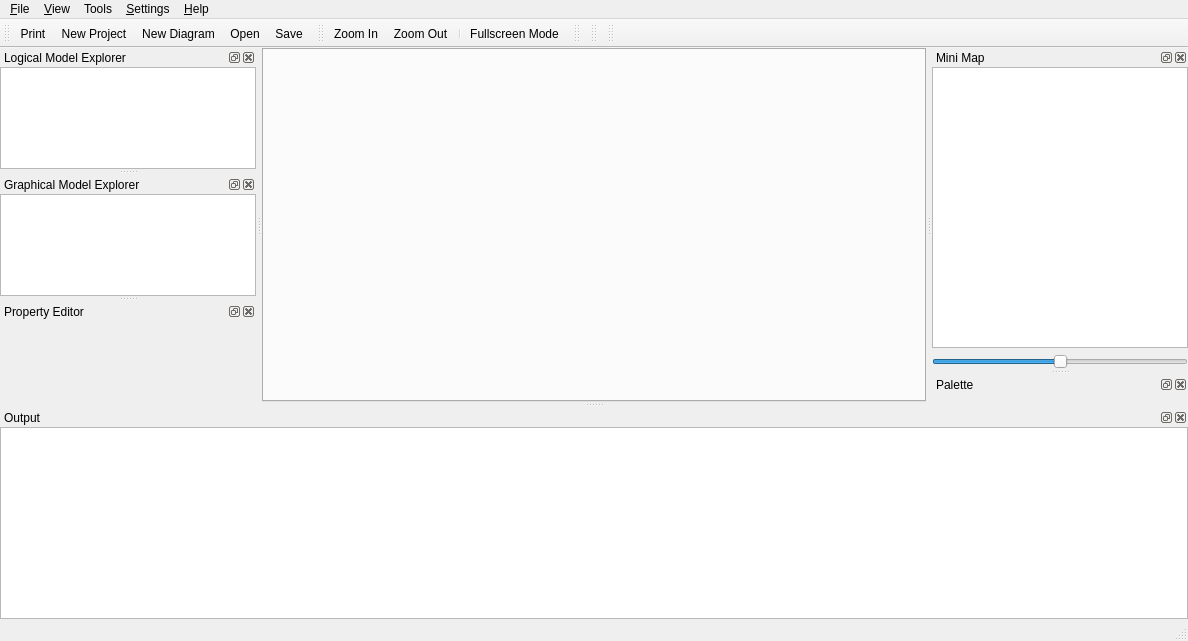
<?xml version="1.0" encoding="UTF-8"?>
<ui version="4.0">
 <class>MainWindowUi</class>
 <widget class="QMainWindow" name="MainWindowUi">
  <property name="geometry">
   <rect>
    <x>0</x>
    <y>0</y>
    <width>1188</width>
    <height>641</height>
   </rect>
  </property>
  <property name="windowTitle">
   <string>QReal</string>
  </property>
  <property name="windowIcon">
   <iconset resource="../qrgui.qrc">
    <normaloff>:/icons/qreal.png</normaloff>:/icons/qreal.png</iconset>
  </property>
  <widget class="QWidget" name="centralwidget">
   <layout class="QGridLayout">
    <property name="margin">
     <number>0</number>
    </property>
    <property name="spacing">
     <number>0</number>
    </property>
    <item row="0" column="0">
     <widget class="QTabWidget" name="tabs"/>
    </item>
   </layout>
  </widget>
  <widget class="QMenuBar" name="menubar">
   <property name="geometry">
    <rect>
     <x>0</x>
     <y>0</y>
     <width>1188</width>
     <height>20</height>
    </rect>
   </property>
   <widget class="QMenu" name="menu_File">
    <property name="title">
     <string>&amp;File</string>
    </property>
    <addaction name="actionOpen"/>
    <addaction name="actionSave"/>
    <addaction name="actionSave_as"/>
    <addaction name="actionImport"/>
    <addaction name="actionSave_diagram_as_a_picture"/>
    <addaction name="actionCloseProject"/>
    <addaction name="separator"/>
    <addaction name="actionQuit"/>
   </widget>
   <widget class="QMenu" name="menu_View">
    <property name="title">
     <string>&amp;View</string>
    </property>
    <addaction name="actionZoom_In"/>
    <addaction name="actionZoom_Out"/>
    <addaction name="separator"/>
    <addaction name="actionShowSplash"/>
   </widget>
   <widget class="QMenu" name="menuHelp">
    <property name="title">
     <string>&amp;Help</string>
    </property>
    <addaction name="actionHelp"/>
    <addaction name="separator"/>
    <addaction name="actionAbout"/>
    <addaction name="actionAboutQt"/>
   </widget>
   <widget class="QMenu" name="menuSettings">
    <property name="title">
     <string>&amp;Settings</string>
    </property>
    <addaction name="actionPreferences"/>
    <addaction name="actionShow_grid"/>
    <addaction name="actionShow_alignment"/>
    <addaction name="actionSwitch_on_grid"/>
    <addaction name="actionSwitch_on_alignment"/>
   </widget>
   <widget class="QMenu" name="menuTools">
    <property name="title">
     <string>Tools</string>
    </property>
   </widget>
   <addaction name="menu_File"/>
   <addaction name="menu_View"/>
   <addaction name="menuTools"/>
   <addaction name="menuSettings"/>
   <addaction name="menuHelp"/>
  </widget>
  <widget class="QStatusBar" name="statusbar"/>
  <widget class="QToolBar" name="fileToolbar">
   <property name="windowTitle">
    <string>File Toolbar</string>
   </property>
   <property name="orientation">
    <enum>Qt::Horizontal</enum>
   </property>
   <attribute name="toolBarArea">
    <enum>TopToolBarArea</enum>
   </attribute>
   <attribute name="toolBarBreak">
    <bool>false</bool>
   </attribute>
   <addaction name="actionPrint"/>
   <addaction name="actionNewProject"/>
   <addaction name="actionNew_Diagram"/>
   <addaction name="actionOpen"/>
   <addaction name="actionSave"/>
  </widget>
  <widget class="QDockWidget" name="minimapDock">
   <property name="windowTitle">
    <string>Mini Map</string>
   </property>
   <attribute name="dockWidgetArea">
    <number>2</number>
   </attribute>
   <widget class="QWidget" name="minimapDockWidgetContents">
    <layout class="QVBoxLayout">
     <property name="spacing">
      <number>6</number>
     </property>
     <property name="margin">
      <number>0</number>
     </property>
     <item>
      <widget class="QGraphicsView" name="minimapView">
       <property name="dragMode">
        <enum>QGraphicsView::ScrollHandDrag</enum>
       </property>
      </widget>
     </item>
     <item>
      <widget class="QSlider" name="minimapZoomSlider">
       <property name="maximum">
        <number>50</number>
       </property>
       <property name="value">
        <number>25</number>
       </property>
       <property name="orientation">
        <enum>Qt::Horizontal</enum>
       </property>
      </widget>
     </item>
    </layout>
   </widget>
  </widget>
  <widget class="QDockWidget" name="paletteDock">
   <property name="windowTitle">
    <string>Palette</string>
   </property>
   <attribute name="dockWidgetArea">
    <number>2</number>
   </attribute>
   <widget class="QWidget" name="paletteDockWidgetContents">
    <layout class="QHBoxLayout">
     <property name="spacing">
      <number>6</number>
     </property>
     <property name="margin">
      <number>0</number>
     </property>
     <item>
      <widget class="qReal::gui::PaletteTree" name="paletteTree"/>
     </item>
    </layout>
   </widget>
  </widget>
  <widget class="QToolBar" name="viewToolbar">
   <property name="windowTitle">
    <string>View Toolbar</string>
   </property>
   <attribute name="toolBarArea">
    <enum>TopToolBarArea</enum>
   </attribute>
   <attribute name="toolBarBreak">
    <bool>false</bool>
   </attribute>
   <addaction name="actionZoom_In"/>
   <addaction name="actionZoom_Out"/>
   <addaction name="separator"/>
   <addaction name="actionFullscreen"/>
  </widget>
  <widget class="QDockWidget" name="logicalModelDock">
   <property name="features">
    <set>QDockWidget::AllDockWidgetFeatures</set>
   </property>
   <property name="windowTitle">
    <string>Logical Model Explorer</string>
   </property>
   <attribute name="dockWidgetArea">
    <number>1</number>
   </attribute>
   <widget class="QWidget" name="logicalModelDockWidgetContents">
    <layout class="QVBoxLayout" name="verticalLayout">
     <item>
      <widget class="QTreeView" name="logicalModelExplorer">
       <property name="contextMenuPolicy">
        <enum>Qt::ActionsContextMenu</enum>
       </property>
       <property name="acceptDrops">
        <bool>true</bool>
       </property>
       <property name="dragEnabled">
        <bool>false</bool>
       </property>
       <property name="dragDropOverwriteMode">
        <bool>false</bool>
       </property>
       <property name="dragDropMode">
        <enum>QAbstractItemView::DragDrop</enum>
       </property>
       <property name="defaultDropAction">
        <enum>Qt::IgnoreAction</enum>
       </property>
      </widget>
     </item>
    </layout>
   </widget>
  </widget>
  <widget class="QToolBar" name="parsersToolbar">
   <property name="windowTitle">
    <string>toolBar</string>
   </property>
   <attribute name="toolBarArea">
    <enum>TopToolBarArea</enum>
   </attribute>
   <attribute name="toolBarBreak">
    <bool>false</bool>
   </attribute>
  </widget>
  <widget class="QDockWidget" name="errorDock">
   <property name="sizePolicy">
    <sizepolicy hsizetype="Preferred" vsizetype="MinimumExpanding">
     <horstretch>0</horstretch>
     <verstretch>0</verstretch>
    </sizepolicy>
   </property>
   <property name="minimumSize">
    <size>
     <width>102</width>
     <height>127</height>
    </size>
   </property>
   <property name="maximumSize">
    <size>
     <width>524287</width>
     <height>524287</height>
    </size>
   </property>
   <property name="acceptDrops">
    <bool>false</bool>
   </property>
   <property name="autoFillBackground">
    <bool>false</bool>
   </property>
   <property name="windowTitle">
    <string>Output</string>
   </property>
   <attribute name="dockWidgetArea">
    <number>8</number>
   </attribute>
   <widget class="QWidget" name="errorDockWidgetContents">
    <layout class="QHBoxLayout" name="horizontalLayout_2">
     <item>
      <widget class="ErrorListWidget" name="errorListWidget"/>
     </item>
    </layout>
   </widget>
  </widget>
  <widget class="QDockWidget" name="graphicalModelDock">
   <property name="windowTitle">
    <string>Graphical Model Explorer</string>
   </property>
   <attribute name="dockWidgetArea">
    <number>1</number>
   </attribute>
   <widget class="QWidget" name="graphicalModelDockWidgetContents">
    <layout class="QHBoxLayout" name="horizontalLayout">
     <item>
      <widget class="QTreeView" name="graphicalModelExplorer">
       <property name="contextMenuPolicy">
        <enum>Qt::ActionsContextMenu</enum>
       </property>
       <property name="acceptDrops">
        <bool>true</bool>
       </property>
      </widget>
     </item>
    </layout>
   </widget>
  </widget>
  <widget class="QDockWidget" name="propertyDock">
   <property name="sizePolicy">
    <sizepolicy hsizetype="Preferred" vsizetype="Preferred">
     <horstretch>0</horstretch>
     <verstretch>0</verstretch>
    </sizepolicy>
   </property>
   <property name="minimumSize">
    <size>
     <width>80</width>
     <height>100</height>
    </size>
   </property>
   <property name="windowTitle">
    <string>Property Editor</string>
   </property>
   <attribute name="dockWidgetArea">
    <number>1</number>
   </attribute>
   <widget class="QWidget" name="propertyEditorDockWidgetContents">
    <layout class="QVBoxLayout">
     <property name="spacing">
      <number>6</number>
     </property>
     <property name="margin">
      <number>0</number>
     </property>
     <item>
      <widget class="PropertyEditorView" name="propertyEditor" native="true">
       <property name="sizePolicy">
        <sizepolicy hsizetype="Expanding" vsizetype="Expanding">
         <horstretch>0</horstretch>
         <verstretch>0</verstretch>
        </sizepolicy>
       </property>
      </widget>
     </item>
    </layout>
   </widget>
  </widget>
  <widget class="QToolBar" name="interpreterToolbar">
   <property name="windowTitle">
    <string>Interpreter Toolbar</string>
   </property>
   <attribute name="toolBarArea">
    <enum>TopToolBarArea</enum>
   </attribute>
   <attribute name="toolBarBreak">
    <bool>false</bool>
   </attribute>
  </widget>
  <widget class="QToolBar" name="generatorsToolbar">
   <property name="windowTitle">
    <string>toolBar</string>
   </property>
   <attribute name="toolBarArea">
    <enum>TopToolBarArea</enum>
   </attribute>
   <attribute name="toolBarBreak">
    <bool>false</bool>
   </attribute>
  </widget>
  <action name="actionQuit">
   <property name="checkable">
    <bool>false</bool>
   </property>
   <property name="text">
    <string>&amp;Quit</string>
   </property>
  </action>
  <action name="actionZoom_In">
   <property name="icon">
    <iconset resource="../qrgui.qrc">
     <normaloff>:/icons/zoomin.png</normaloff>:/icons/zoomin.png</iconset>
   </property>
   <property name="text">
    <string>Zoom In</string>
   </property>
  </action>
  <action name="actionZoom_Out">
   <property name="icon">
    <iconset resource="../qrgui.qrc">
     <normaloff>:/icons/zoomout.png</normaloff>:/icons/zoomout.png</iconset>
   </property>
   <property name="text">
    <string>Zoom Out</string>
   </property>
  </action>
  <action name="actionAntialiasing">
   <property name="checkable">
    <bool>true</bool>
   </property>
   <property name="checked">
    <bool>true</bool>
   </property>
   <property name="text">
    <string>Antialiasing</string>
   </property>
  </action>
  <action name="actionOpenGL_Renderer">
   <property name="checkable">
    <bool>true</bool>
   </property>
   <property name="text">
    <string>OpenGL Renderer</string>
   </property>
  </action>
  <action name="actionPrint">
   <property name="icon">
    <iconset resource="../qrgui.qrc">
     <normaloff>:/icons/print.png</normaloff>:/icons/print.png</iconset>
   </property>
   <property name="text">
    <string>Print</string>
   </property>
  </action>
  <action name="actionMakeSvg">
   <property name="text">
    <string>Export to SVG</string>
   </property>
  </action>
  <action name="actionDeleteFromDiagram">
   <property name="text">
    <string>Delete</string>
   </property>
   <property name="shortcut">
    <string>Del</string>
   </property>
   <property name="shortcutContext">
    <enum>Qt::WidgetShortcut</enum>
   </property>
  </action>
  <action name="openNewTab">
   <property name="text">
    <string>Open in new tab</string>
   </property>
  </action>
  <action name="actionHelp">
   <property name="text">
    <string>Small Help</string>
   </property>
  </action>
  <action name="actionAbout">
   <property name="text">
    <string>About...</string>
   </property>
  </action>
  <action name="actionAboutQt">
   <property name="text">
    <string>About Qt...</string>
   </property>
  </action>
  <action name="actionPlugins">
   <property name="checkable">
    <bool>false</bool>
   </property>
   <property name="text">
    <string>Plugins...</string>
   </property>
  </action>
  <action name="actionShowSplash">
   <property name="checkable">
    <bool>true</bool>
   </property>
   <property name="checked">
    <bool>true</bool>
   </property>
   <property name="text">
    <string>Show splashscreen</string>
   </property>
  </action>
  <action name="actionSave">
   <property name="text">
    <string>Save</string>
   </property>
  </action>
  <action name="actionSave_as">
   <property name="text">
    <string>Save as...</string>
   </property>
  </action>
  <action name="actionOpen">
   <property name="text">
    <string>Open...</string>
   </property>
   <property name="toolTip">
    <string>Open</string>
   </property>
  </action>
  <action name="actionShow_grid">
   <property name="checkable">
    <bool>true</bool>
   </property>
   <property name="checked">
    <bool>true</bool>
   </property>
   <property name="text">
    <string>Show grid</string>
   </property>
  </action>
  <action name="actionSwitch_on_grid">
   <property name="checkable">
    <bool>true</bool>
   </property>
   <property name="text">
    <string>Switch on grid</string>
   </property>
  </action>
  <action name="actionShow">
   <property name="text">
    <string>Show</string>
   </property>
  </action>
  <action name="actionPreferences">
   <property name="text">
    <string>Preferences...</string>
   </property>
  </action>
  <action name="actionSwitch_on_alignment">
   <property name="checkable">
    <bool>true</bool>
   </property>
   <property name="checked">
    <bool>true</bool>
   </property>
   <property name="text">
    <string>Switch on alignment</string>
   </property>
  </action>
  <action name="actionShow_alignment">
   <property name="checkable">
    <bool>true</bool>
   </property>
   <property name="checked">
    <bool>true</bool>
   </property>
   <property name="text">
    <string>Show alignment</string>
   </property>
  </action>
  <action name="actionDebug">
   <property name="text">
    <string>Debug</string>
   </property>
   <property name="shortcut">
    <string>F9</string>
   </property>
  </action>
  <action name="actionGenerate_and_build">
   <property name="icon">
    <iconset resource="../qrgui.qrc">
     <normaloff>:/icons/build.png</normaloff>:/icons/build.png</iconset>
   </property>
   <property name="text">
    <string>Generate and build</string>
   </property>
   <property name="shortcut">
    <string>Ctrl+F9</string>
   </property>
  </action>
  <action name="actionSet_Breakpoints">
   <property name="text">
    <string>Set breakpoints</string>
   </property>
   <property name="iconText">
    <string>Set breakpoints</string>
   </property>
   <property name="shortcut">
    <string>Ctrl+F3</string>
   </property>
  </action>
  <action name="actionCont">
   <property name="text">
    <string>Cont</string>
   </property>
   <property name="shortcut">
    <string>Ctrl+F6</string>
   </property>
  </action>
  <action name="actionConfigure">
   <property name="text">
    <string>Configure</string>
   </property>
   <property name="shortcut">
    <string>Ctrl+F2</string>
   </property>
  </action>
  <action name="actionNew_Diagram">
   <property name="text">
    <string>New Diagram</string>
   </property>
   <property name="toolTip">
    <string>Create new diagram in a current model</string>
   </property>
  </action>
  <action name="actionFullscreen">
   <property name="text">
    <string>Fullscreen Mode</string>
   </property>
   <property name="toolTip">
    <string>Fullscreen Mode</string>
   </property>
   <property name="shortcut">
    <string>Ctrl+Shift+F</string>
   </property>
  </action>
  <action name="actionNewProject">
   <property name="text">
    <string>New Project</string>
   </property>
   <property name="shortcut">
    <string>Ctrl+Shift+N</string>
   </property>
  </action>
  <action name="actionImport">
   <property name="text">
    <string>Import...</string>
   </property>
   <property name="toolTip">
    <string>Import QReal project into current.</string>
   </property>
  </action>
  <action name="actionSave_diagram_as_a_picture">
   <property name="text">
    <string>Save diagram as a picture...</string>
   </property>
  </action>
  <action name="actionCloseProject">
   <property name="text">
    <string>Close project</string>
   </property>
  </action>
  <action name="actionGenerate_code_Geny">
   <property name="text">
    <string>Generate code (Geny)</string>
   </property>
  </action>
 </widget>
 <layoutdefault spacing="0" margin="0"/>
 <customwidgets>
  <customwidget>
   <class>qReal::gui::PaletteTree</class>
   <extends>QToolBox</extends>
   <header>../mainwindow/paletteTree.h</header>
   <container>1</container>
  </customwidget>
  <customwidget>
   <class>ErrorListWidget</class>
   <extends>QListWidget</extends>
   <header>../mainwindow/errorListWidget.h</header>
  </customwidget>
  <customwidget>
   <class>PropertyEditorView</class>
   <extends>QWidget</extends>
   <header>../view/propertyEditorView.h</header>
   <container>1</container>
  </customwidget>
 </customwidgets>
 <resources>
  <include location="../qrgui.qrc"/>
 </resources>
 <connections/>
</ui>
